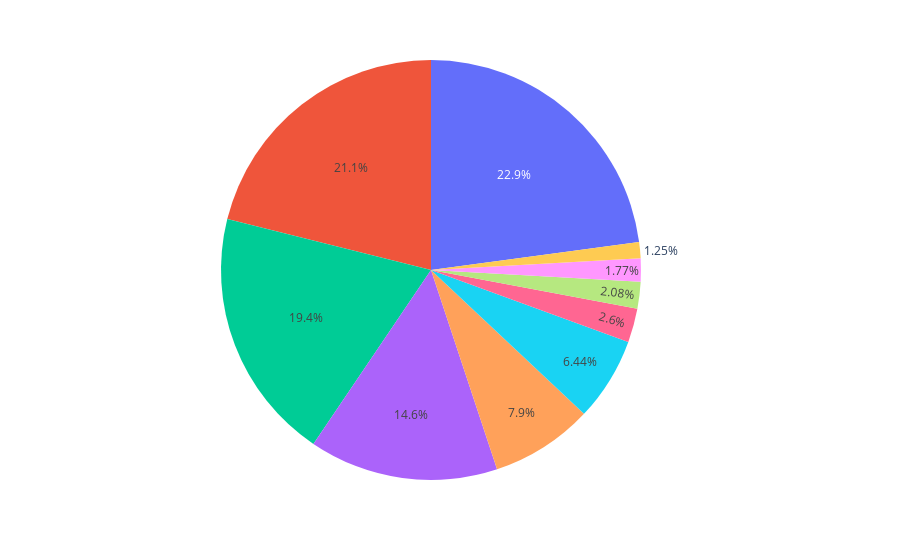

The code cell stored with this chart in its notebook:
### Code cell
px.pie(top_10_brands,values='count',color='brand')

### Figure 1 — Plotly figure (JSON) as saved in the notebook; plotly's stock layout.template omitted (floating-point values rounded to 4 significant figures)
{"data": [{"customdata": [["asus"], ["lenovo"], ["hewlett packard"], ["dell"], ["acer"], ["micro star international"], ["samsung"], ["apple"], ["infinix"], ["gigabyte"]], "domain": {"x": [0, 1], "y": [0, 1]}, "hovertemplate": "count=%{value}<br>brand=%{customdata[0]}<extra></extra>", "legendgroup": "", "marker": {"colors": ["#636efa", "#EF553B", "#00cc96", "#ab63fa", "#FFA15A", "#19d3f3", "#FF6692", "#B6E880", "#FF97FF", "#FECB52"]}, "name": "", "showlegend": false, "type": "pie", "values": [220, 203, 187, 140, 76, 62, 25, 20, 17, 12]}], "layout": {"legend": {"tracegroupgap": 0}, "margin": {"t": 60}}}
